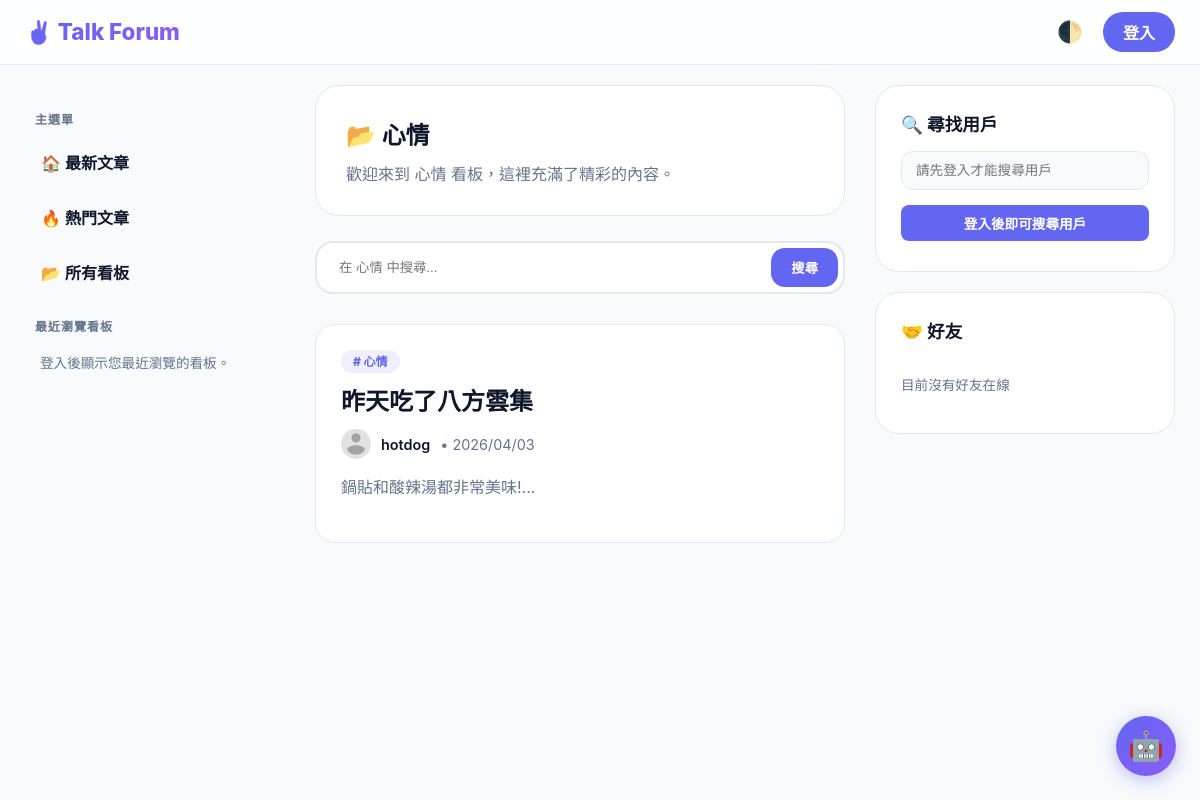
The page /index.php?category=1 on the database as committed earlier.
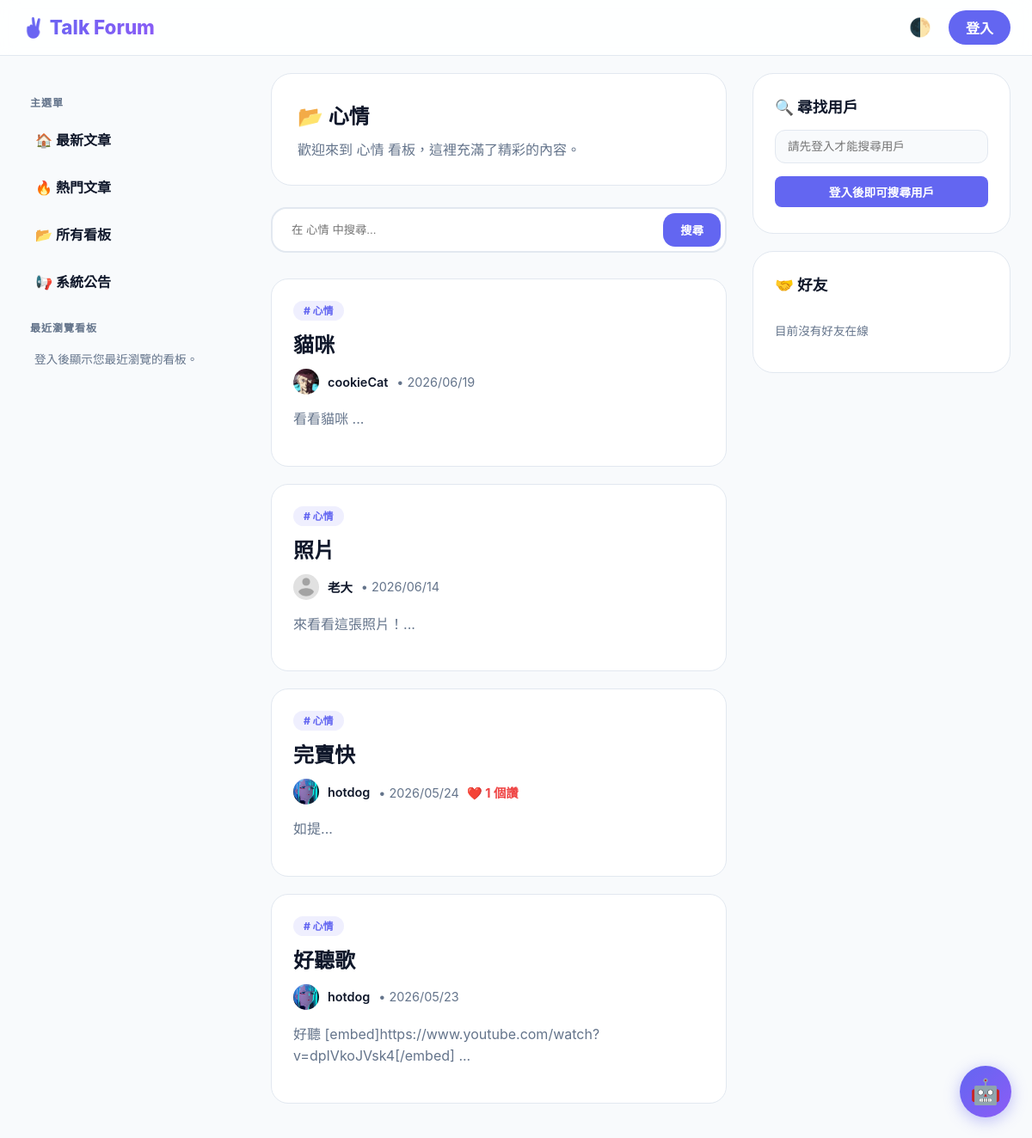
The same page on the database as committed later.
### tables this page shows
CREATE TABLE `categories` (
  `id` int(11) NOT NULL,
  `name` varchar(50) NOT NULL,
  `description` text DEFAULT NULL
);

CREATE TABLE `posts` (
  `id` int(11) NOT NULL,
  `title` varchar(255) NOT NULL,
  `content` text NOT NULL,
  `user_id` int(11) NOT NULL,
  `category_id` int(11) NOT NULL,
  `created_at` datetime NOT NULL DEFAULT current_timestamp(),
  `post_img` varchar(255) DEFAULT NULL
);

CREATE TABLE `users` (
  `id` int(11) NOT NULL,
  `username` varchar(50) NOT NULL,
  `password` varchar(255) NOT NULL,
  `role` tinyint(1) NOT NULL DEFAULT 0,
  `email` varchar(100) NOT NULL,
  `created_at` datetime NOT NULL DEFAULT current_timestamp(),
  `bio` text DEFAULT NULL,
  `age` int(11) DEFAULT NULL,
  `gender` varchar(50) DEFAULT NULL,
  `interests` varchar(255) DEFAULT NULL,
  `location` varchar(255) DEFAULT NULL,
  `profile_img` varchar(255) DEFAULT 'default_avatar.png',
  `last_announcement_view` datetime DEFAULT '1970-01-01 00:00:00',
  `banner_img` varchar(255) DEFAULT NULL,
  `reset_token` varchar(255) DEFAULT NULL,
  `reset_expiry` datetime DEFAULT NULL
);

### index.php (the view, shortened to what the rows shown need)
<?php
require_once "includes/dbh.inc.php";
$searchTerm = isset($_GET['search']) ? trim($_GET['search']) : '';
$catID = isset($_GET['category']) ? $_GET['category'] : '';
$viewFriendsActivity = isset($_GET['view']) && $_GET['view'] === 'friends_activity';
$viewHistory = isset($_GET['view']) && $_GET['view'] === 'history';
$viewHot = isset($_GET['view']) && $_GET['view'] === 'hot';
$viewCategories = isset($_GET['view']) && $_GET['view'] === 'categories';
$currentCatName = "最新文章";
$currentCatDesc = "探索社群中的最新動態與深度討論。";
try {
    $cat_query = $pdo->query("SELECT * FROM categories ORDER BY id ASC");
    $all_categories = $cat_query->fetchAll();
    if ($catID !== '') {
        foreach ($all_categories as $cat) {
            if ($cat['id'] == $catID) {
                $currentCatName = $cat['name'];
                $currentCatDesc = "歡迎來到 " . $cat['name'] . " 看板，這裡充滿了精彩的內容。";
                break;
            }
        }
    }
    $friend_ids = [];
    if ($viewCategories) {
        $currentCatName = "所有看板";
        $currentCatDesc = "探索社群中的所有看板分類與主題。";
        $posts = [];
        $activities = [];
    } else {
        if ($viewHot) {
            $currentCatName = "熱門文章";
            $currentCatDesc = "大家都在看！社群中按讚討論度最高的熱門文章。";
            $sql = "SELECT posts.*, users.username, users.profile_img, categories.name AS cat_name,
                    (SELECT COUNT(*) FROM likes WHERE likes.post_id = posts.id) AS like_count
                    FROM posts
                    JOIN users ON posts.user_id = users.id
                    JOIN categories ON posts.category_id = categories.id
                    WHERE 1=1";
            if ($searchTerm !== '') $sql .= " AND (posts.title LIKE :search OR posts.content LIKE :search)";
            if ($catID !== '') $sql .= " AND posts.category_id = :catID";
            $sql .= " ORDER BY like_count DESC, posts.created_at DESC";
        } else {
            $sql = "SELECT posts.*, users.username, users.profile_img, categories.name AS cat_name,
                    (SELECT COUNT(*) FROM likes WHERE likes.post_id = posts.id) AS like_count
                    FROM posts
                    JOIN users ON posts.user_id = users.id
                    JOIN categories ON posts.category_id = categories.id
                    WHERE 1=1";
            if ($catID !== '') $sql .= " AND posts.category_id = :catID";
            $sql .= " ORDER BY posts.created_at DESC";
        }
        $stmt = $pdo->prepare($sql);
        if ($catID !== '') $stmt->bindValue(':catID', $catID);
        $stmt->execute();
        $posts = $stmt->fetchAll();
    }
    if ($viewFriendsActivity) {
        $currentCatIcon = "✨ ";
    } elseif ($viewHistory) {
        $currentCatIcon = "🕒 ";
    } elseif ($viewHot) {
        $currentCatIcon = "🔥 ";
    } elseif ($viewCategories) {
        $currentCatIcon = "📂 ";
    } elseif ($catID === '') {
        $currentCatIcon = "🌏 ";
    } else {
        $currentCatIcon = ($currentCatName === '系統公告') ? "📢 " : "📂 ";
    }
} catch (PDOException $e) {
    die("資料讀取失敗: " . $e->getMessage());
}
?>
<!DOCTYPE html>
<html lang="zh-TW">
<head>
</head>
<body data-theme="light">
<header>
    <div class="nav-container">
        <a href="index.php" class="logo" style="text-decoration:none"><h1>✌️ Talk Forum</h1></a>
    </div>
</header>
<div class="main-wrapper">
    <main>
        <div class="category-header">
            <h2 style="margin:0;"><?= $currentCatIcon ?><?= htmlspecialchars($currentCatName) ?></h2>
            <p style="margin:10px 0 0 0; color:var(--text-muted);"><?= htmlspecialchars($currentCatDesc) ?></p>
        </div>
        <?php if(!$viewFriendsActivity && !$viewHistory && !$viewCategories): ?>
        <form action="index.php" method="GET" class="search-box">
            <input type="text" name="search" placeholder="在 <?= htmlspecialchars($currentCatName) ?> 中搜尋..." value="<?= htmlspecialchars($searchTerm) ?>">
            <button type="submit">搜尋</button>
        </form>
        <?php endif; ?>
        <?php if ($viewCategories): ?>
            <div class="category-list-container">
                <?php foreach ($all_categories as $cat): ?>
                    <a href="index.php?category=<?= $cat['id'] ?>" class="category-list-card">
                        <div class="category-card-title">
                            <span class="category-card-prefix"><?= ($cat['name'] == '系統公告') ? '📢' : '#' ?></span>
                            <span><?= htmlspecialchars($cat['name']) ?></span>
                        </div>
                        <div class="category-card-arrow">➔</div>
                    </a>
                <?php endforeach; ?>
            </div>
        <?php else: ?>
            <?php if (count($posts) > 0): ?>
                <?php foreach ($posts as $post): ?>
                    <article class="post-card">
                        <span style="background:var(--accent-soft); color:var(--accent-color); font-size:0.75rem; font-weight:800; padding:4px 12px; border-radius:50px;"># <?= htmlspecialchars($post['cat_name']) ?></span>
                        <h2 style="margin:12px 0;"><a href="view_post.php?id=<?= $post['id'] ?>" style="text-decoration:none; color:var(--text-color); font-weight:800;"><?= htmlspecialchars($post['title']) ?></a></h2>
                        <div style="display:flex; align-items:center; gap:10px; margin-bottom:15px; font-size:0.9rem;">
                            <img src="<?= !empty($post['profile_img']) ? "uploads/users_profile_img/".$post['profile_img'] : "uploads/default_avatar.png" ?>" style="width:30px; height:30px; border-radius:50%; object-fit:cover;">
                            <span style="font-weight:600;"><?= htmlspecialchars($post['username']) ?></span>
                            <span style="color:var(--text-muted);">
                                • <?= date('Y/m/d', strtotime($post['created_at'])) ?>
                                <?php if (isset($post['like_count']) && $post['like_count'] > 0): ?>
                                    <span style="color:var(--danger-color); font-weight: 700; margin-left: 5px;">❤️ <?= $post['like_count'] ?> 個讚</span>
                                <?php endif; ?>
                            </span>
                        </div>
                        <p style="color:var(--text-muted); line-height:1.6;"><?= htmlspecialchars(mb_substr(strip_tags($post['content']), 0, 110)) ?>...</p>
                    </article>
                <?php endforeach; ?>
            <?php else: ?>
                <div class="post-card" style="text-align: center; padding: 50px;">
                    <p style="color:var(--text-muted);"><?= $viewHistory ? "目前沒有任何瀏覽紀錄。" : "目前沒有文章。" ?></p>
                </div>
            <?php endif; ?>
        <?php endif; ?>
    </main>
</div>
</body>
</html>

Rows that differ between the two databases and show on the page:
no longer on this page (row edited): posts: category.name "心情", title "昨天吃了八方雲集", user.profile_img (placeholder picture), user.username "hotdog", created_at "2026/04/03", content "鍋貼和酸辣湯都非常美味!"
added posts: category.name "心情", title "貓咪", user.profile_img (picture), user.username "cookieCat", created_at "2026/06/19", content "看看貓咪"
added posts: category.name "心情", title "照片", user.profile_img (placeholder picture), user.username "老大", created_at "2026/06/14", content "來看看這張照片！"
added posts: category.name "心情", title "完賣快", user.profile_img (picture), user.username "hotdog", created_at "2026/05/24", like_count "1", content "如提"
added posts: category.name "心情", title "好聽歌", user.profile_img (picture), user.username "hotdog", created_at "2026/05/23", content "好聽 [embed]https://www.youtube.com/watch?v=dpIVkoJVsk4[/embed]"
Other text that changed with them:
text now shown: "📢 系統公告"
